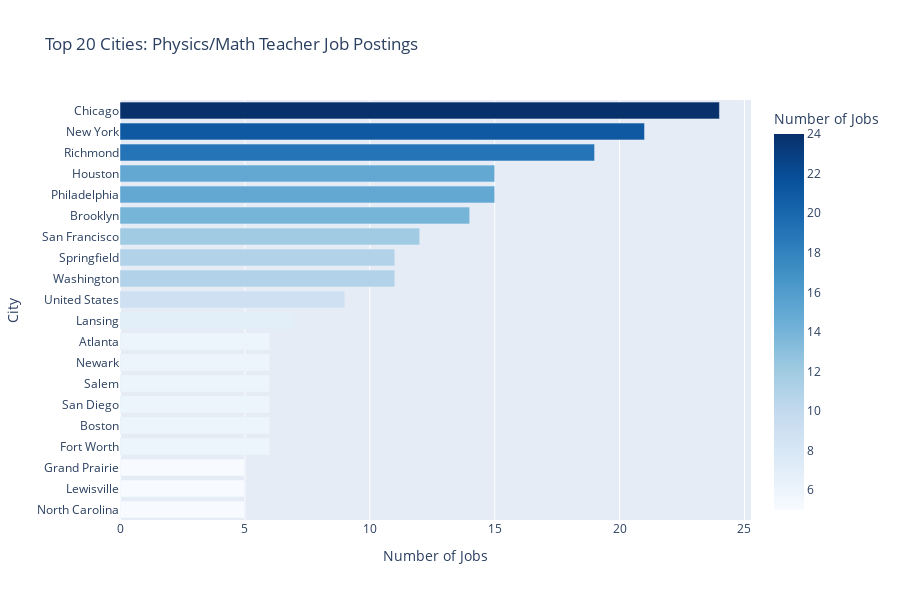

The notebook cell this image was saved under:
### Code cell
# Create a map showing job counts by city
print("Creating interactive map of job counts by city...")

if 'location' in df.columns:
    # Extract city from location column (assuming format: "City, ST")
    df['city'] = df['location'].str.split(',').str[0].str.strip()
    
    # Count jobs by city
    city_counts = df['city'].value_counts().reset_index()
    city_counts.columns = ['city', 'job_count']
    
    print(f"\nFound {len(city_counts)} unique cities")
    print("Top 15 cities with most job postings:")
    print(city_counts.head(15))
    
    # For a proper city map, we need coordinates. Let's create a simple bar chart first
    # and a scatter map for top cities
    
    # Create bar chart for top 20 cities
    top_cities = city_counts.head(20)
    
    fig_bar = px.bar(
        top_cities,
        x='job_count',
        y='city',
        orientation='h',
        title='Top 20 Cities: Physics/Math Teacher Job Postings',
        labels={'job_count': 'Number of Jobs', 'city': 'City'},
        color='job_count',
        color_continuous_scale='Blues'
    )
    
    fig_bar.update_layout(
        height=600,
        yaxis={'categoryorder':'total ascending'}
    )
    
    fig_bar.show()
    
    # Create a bubble map for top cities (using approximate coordinates)
    # Note: For a real implementation, you'd want to geocode the cities
    top_10_cities = city_counts.head(10)
    
    # Sample coordinates for demonstration (you'd normally geocode these)
    city_coords = {
        'New York': {'lat': 40.7128, 'lon': -74.0060},
        'Los Angeles': {'lat': 34.0522, 'lon': -118.2437},
        'Chicago': {'lat': 41.8781, 'lon': -87.6298},
        'Houston': {'lat': 29.7604, 'lon': -95.3698},
        'Phoenix': {'lat': 33.4484, 'lon': -112.0740},
        'Philadelphia': {'lat': 39.9526, 'lon': -75.1652},
        'San Antonio': {'lat': 29.4241, 'lon': -98.4936},
        'San Diego': {'lat': 32.7157, 'lon': -117.1611},
        'Dallas': {'lat': 32.7767, 'lon': -96.7970},
        'San Jose': {'lat': 37.3382, 'lon': -121.8863},
        'Austin': {'lat': 30.2672, 'lon': -97.7431},
        'Jacksonville': {'lat': 30.3322, 'lon': -81.6557},
        'San Francisco': {'lat': 37.7749, 'lon': -122.4194},
        'Columbus': {'lat': 39.9612, 'lon': -82.9988},
        'Fort Worth': {'lat': 32.7555, 'lon': -97.3308}
    }
    
    # Add coordinates to top cities if available
    top_10_cities['lat'] = top_10_cities['city'].map(lambda x: city_coords.get(x, {}).get('lat'))
    top_10_cities['lon'] = top_10_cities['city'].map(lambda x: city_coords.get(x, {}).get('lon'))
    
    # Filter out cities without coordinates
    cities_with_coords = top_10_cities.dropna(subset=['lat', 'lon'])
    
    if not cities_with_coords.empty:
        fig_map = px.scatter_mapbox(
            cities_with_coords,
            lat='lat',
            lon='lon',
            size='job_count',
            hover_name='city',
            hover_data={'job_count': True, 'lat': False, 'lon': False},
            size_max=50,
            zoom=3,
            title='Physics/Math Teacher Jobs by City (Interactive Map)',
            mapbox_style='open-street-map'
        )
        
        fig_map.update_layout(height=600)
        fig_map.show()
    else:
        print("No coordinate data available for bubble map visualization")
        
else:
    print("No 'location' column found for city analysis")

### Figure 1 — Plotly figure (JSON) as saved in the notebook; plotly's stock layout.template omitted (floating-point values rounded to 4 significant figures)
{"data": [{"hovertemplate": "Number of Jobs=%{marker.color}<br>City=%{y}<extra></extra>", "legendgroup": "", "marker": {"color": [24, 21, 19, 15, 15, 14, 12, 11, 11, 9, 7, 6, 6, 6, 6, 6, 6, 5, 5, 5], "coloraxis": "coloraxis", "pattern": {"shape": ""}}, "name": "", "orientation": "h", "showlegend": false, "textposition": "auto", "type": "bar", "x": [24, 21, 19, 15, 15, 14, 12, 11, 11, 9, 7, 6, 6, 6, 6, 6, 6, 5, 5, 5], "xaxis": "x", "y": ["Chicago", "New York", "Richmond", "Philadelphia", "Houston", "Brooklyn", "San Francisco", "Washington", "Springfield", "United States", "Lansing", "Fort Worth", "Boston", "San Diego", "Salem", "Newark", "Atlanta", "North Carolina", "Lewisville", "Grand Prairie"], "yaxis": "y"}], "layout": {"barmode": "relative", "coloraxis": {"colorbar": {"title": {"text": "Number of Jobs"}}, "colorscale": [[0, "rgb(247,251,255)"], [0.125, "rgb(222,235,247)"], [0.25, "rgb(198,219,239)"], [0.375, "rgb(158,202,225)"], [0.5, "rgb(107,174,214)"], [0.625, "rgb(66,146,198)"], [0.75, "rgb(33,113,181)"], [0.875, "rgb(8,81,156)"], [1, "rgb(8,48,107)"]]}, "height": 600, "legend": {"tracegroupgap": 0}, "title": {"text": "Top 20 Cities: Physics/Math Teacher Job Postings"}, "xaxis": {"anchor": "y", "domain": [0, 1], "title": {"text": "Number of Jobs"}}, "yaxis": {"anchor": "x", "categoryorder": "total ascending", "domain": [0, 1], "title": {"text": "City"}}}}
